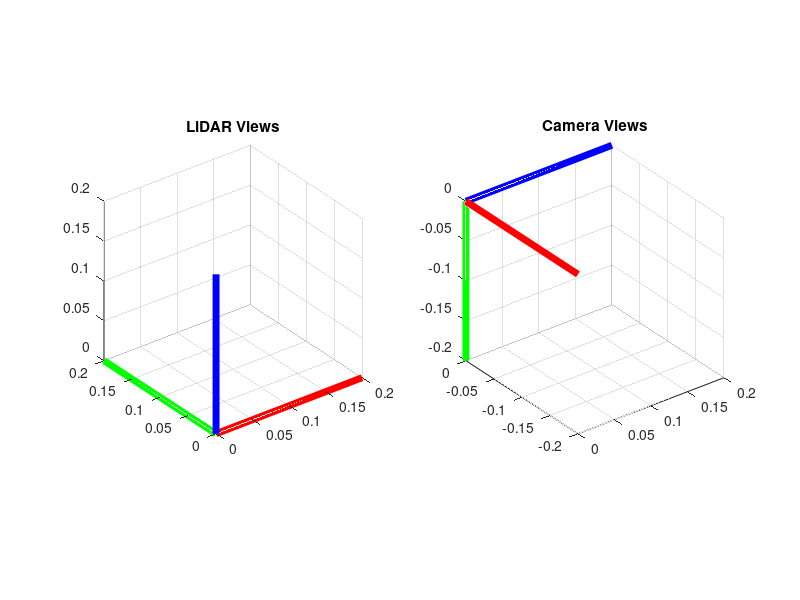

Source code (MATLAB):
clear all;
close all;
clc;
files_lidar = dir('plane/lidar/*.csv')
files_camera = dir('plane/camera/*.csv')

side_len = 0.608;
objectPts_W = [0, 0, 0, 1; 
               0, side_len, 0, 1; 
               side_len, side_len, 0, 1;
               side_len, 0, 0, 1]';
fx = 6.4372590342756985e+02;
fy = 6.4372590342756985e+02;
cx = 3.9534097290039062e+02;
cy = 3.0199901199340820e+02;
K = [fx, 0, cx; 0, fy, cy; 0, 0, 1];
C1_T_C = [0  0 1 0; 
         -1  0 0 0; 
          0 -1 0 0; 
          0  0 0 1]; 
n = length(files_lidar);
%n = 5;
for i = 1:n
  csv_lidar = load((strcat('plane/lidar/', files_lidar(i).name)));
%{
  csv_lidar = removeOutliers(csv_lidar, 
                             side_len, 
                             side_len);
%}                             
  xP = csv_lidar(:, 1);
  yP = csv_lidar(:, 2);
  zP = csv_lidar(:, 3);
%  %{
  subplot(121);
  color_no = (i-1)/length(files_lidar);
  plot3(xP, yP, zP, '.', 'MarkerSize', 10);
  hold on;
  csv_camera = load((strcat('plane/camera/', files_camera(i).name)));
  R_t = csv_camera;
  R_t = [R_t; 0 0 0 1];
  C1_T_W = C1_T_C*R_t;
  objectPts_C1 = C1_T_W*objectPts_W;
  objectPts_C1 = objectPts_C1';
  objectPts_C1 = [objectPts_C1; objectPts_C1(1, :)];
  xC = objectPts_C1(:, 1);
  yC = objectPts_C1(:, 2);
  zC = objectPts_C1(:, 3);
  subplot(122);
  plot3(xC, yC, zC, '-','LineWidth',2,...
    'MarkerSize',10,...
    'MarkerEdgeColor',[color_no, color_no, color_no]);
  hold on
%  %}
end 
%%{
origin = [0, 0, 0];

subplot(121);
x =[0.2, 0, 0];
y =[0, 0.2, 0];
z =[0, 0, 0.2];
axis_pts_x = [origin; x];
axis_pts_y = [origin; y];
axis_pts_z = [origin; z];
plot3(axis_pts_x(:, 1), axis_pts_x(:, 2), axis_pts_x(:, 3), 'LineWidth', 5, 'r');
hold on;
plot3(axis_pts_y(:, 1), axis_pts_y(:, 2), axis_pts_y(:, 3), 'LineWidth', 5, 'g');
hold on;
plot3(axis_pts_z(:, 1), axis_pts_z(:, 2), axis_pts_z(:, 3), 'LineWidth', 5, 'b');
hold off;
grid;
axis equal;
title('LiDAR Views');
 
subplot(122);
x =[0.2, 0, 0];
y =[0, -0.2, 0];
z =[0, 0, -0.2];
axis_pts_x = [origin; x];
axis_pts_y = [origin; y];
axis_pts_z = [origin; z];
plot3(axis_pts_x(:, 1), axis_pts_x(:, 2), axis_pts_x(:, 3), 'LineWidth', 5, 'b');
hold on;
plot3(axis_pts_y(:, 1), axis_pts_y(:, 2), axis_pts_y(:, 3), 'LineWidth', 5, 'r');
hold on;
plot3(axis_pts_z(:, 1), axis_pts_z(:, 2), axis_pts_z(:, 3), 'LineWidth', 5, 'g');
hold off;
grid;
axis equal;
title('Camera Views');
%%}